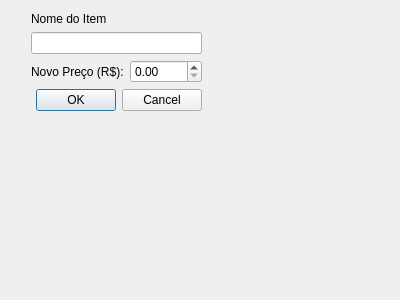
<?xml version="1.0" encoding="UTF-8"?>
<ui version="4.0">
 <class>Dialog</class>
 <widget class="QDialog" name="Dialog">
  <property name="geometry">
   <rect>
    <x>0</x>
    <y>0</y>
    <width>400</width>
    <height>300</height>
   </rect>
  </property>
  <property name="windowTitle">
   <string>Atualizar Tabela de Precos</string>
  </property>
  <widget class="QWidget" name="">
   <property name="geometry">
    <rect>
     <x>31</x>
     <y>12</y>
     <width>171</width>
     <height>106</height>
    </rect>
   </property>
   <layout class="QFormLayout" name="formLayout">
    <item row="0" column="0">
     <widget class="QLabel" name="NomeDoItem">
      <property name="text">
       <string>Nome do Item</string>
      </property>
     </widget>
    </item>
    <item row="1" column="0" colspan="2">
     <widget class="QLineEdit" name="inputNomeItem"/>
    </item>
    <item row="2" column="0">
     <widget class="QLabel" name="NovoPreco">
      <property name="text">
       <string>Novo Preço (R$):</string>
      </property>
     </widget>
    </item>
    <item row="2" column="1">
     <widget class="QDoubleSpinBox" name="inputNovoPreco">
      <property name="prefix">
       <string/>
      </property>
     </widget>
    </item>
    <item row="3" column="0" colspan="2">
     <widget class="QDialogButtonBox" name="buttonBox">
      <property name="orientation">
       <enum>Qt::Horizontal</enum>
      </property>
      <property name="standardButtons">
       <set>QDialogButtonBox::Cancel|QDialogButtonBox::Ok</set>
      </property>
     </widget>
    </item>
   </layout>
  </widget>
 </widget>
 <resources/>
 <connections>
  <connection>
   <sender>buttonBox</sender>
   <signal>accepted()</signal>
   <receiver>Dialog</receiver>
   <slot>accept()</slot>
   <hints>
    <hint type="sourcelabel">
     <x>248</x>
     <y>254</y>
    </hint>
    <hint type="destinationlabel">
     <x>157</x>
     <y>274</y>
    </hint>
   </hints>
  </connection>
  <connection>
   <sender>buttonBox</sender>
   <signal>rejected()</signal>
   <receiver>Dialog</receiver>
   <slot>reject()</slot>
   <hints>
    <hint type="sourcelabel">
     <x>316</x>
     <y>260</y>
    </hint>
    <hint type="destinationlabel">
     <x>286</x>
     <y>274</y>
    </hint>
   </hints>
  </connection>
 </connections>
</ui>
